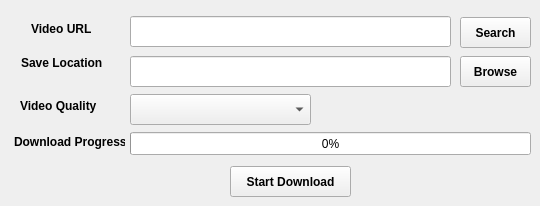
    <widget class="QWidget" name="tab_2">
     <attribute name="title">
      <string>Download Youtube Video</string>
     </attribute>
     <widget class="QLabel" name="label_4">
      <property name="geometry">
       <rect>
        <x>21</x>
        <y>53</y>
        <width>81</width>
        <height>20</height>
       </rect>
      </property>
      <property name="font">
       <font>
        <weight>75</weight>
        <bold>true</bold>
       </font>
      </property>
      <property name="text">
       <string>Save Location</string>
      </property>
     </widget>
     <widget class="QLineEdit" name="lineEdit_3">
      <property name="geometry">
       <rect>
        <x>130</x>
        <y>16</y>
        <width>321</width>
        <height>31</height>
       </rect>
      </property>
     </widget>
     <widget class="QProgressBar" name="progressBar_2">
      <property name="geometry">
       <rect>
        <x>130</x>
        <y>132</y>
        <width>401</width>
        <height>23</height>
       </rect>
      </property>
      <property name="value">
       <number>0</number>
      </property>
     </widget>
     <widget class="QLabel" name="label_5">
      <property name="geometry">
       <rect>
        <x>31</x>
        <y>19</y>
        <width>71</width>
        <height>20</height>
       </rect>
      </property>
      <property name="font">
       <font>
        <weight>75</weight>
        <bold>true</bold>
       </font>
      </property>
      <property name="text">
       <string>Video URL</string>
      </property>
     </widget>
     <widget class="QPushButton" name="pushButton_3">
      <property name="geometry">
       <rect>
        <x>460</x>
        <y>56</y>
        <width>71</width>
        <height>31</height>
       </rect>
      </property>
      <property name="font">
       <font>
        <weight>75</weight>
        <bold>true</bold>
       </font>
      </property>
      <property name="text">
       <string>Browse</string>
      </property>
     </widget>
     <widget class="QLabel" name="label_6">
      <property name="geometry">
       <rect>
        <x>14</x>
        <y>132</y>
        <width>111</width>
        <height>20</height>
       </rect>
      </property>
      <property name="font">
       <font>
        <weight>75</weight>
        <bold>true</bold>
       </font>
      </property>
      <property name="text">
       <string>Download Progress</string>
      </property>
     </widget>
     <widget class="QLineEdit" name="lineEdit_4">
      <property name="geometry">
       <rect>
        <x>130</x>
        <y>56</y>
        <width>321</width>
        <height>31</height>
       </rect>
      </property>
     </widget>
     <widget class="QPushButton" name="pushButton_4">
      <property name="geometry">
       <rect>
        <x>230</x>
        <y>166</y>
        <width>121</width>
        <height>31</height>
       </rect>
      </property>
      <property name="font">
       <font>
        <weight>75</weight>
        <bold>true</bold>
       </font>
      </property>
      <property name="text">
       <string>Start Download</string>
      </property>
     </widget>
     <widget class="QLabel" name="label_7">
      <property name="geometry">
       <rect>
        <x>20</x>
        <y>90</y>
        <width>81</width>
        <height>31</height>
       </rect>
      </property>
      <property name="font">
       <font>
        <weight>75</weight>
        <bold>true</bold>
       </font>
      </property>
      <property name="text">
       <string>Video Quality</string>
      </property>
     </widget>
     <widget class="QComboBox" name="comboBox">
      <property name="geometry">
       <rect>
        <x>130</x>
        <y>94</y>
        <width>181</width>
        <height>31</height>
       </rect>
      </property>
     </widget>
     <widget class="QPushButton" name="pushButton_7">
      <property name="geometry">
       <rect>
        <x>460</x>
        <y>17</y>
        <width>71</width>
        <height>31</height>
       </rect>
      </property>
      <property name="font">
       <font>
        <weight>75</weight>
        <bold>true</bold>
       </font>
      </property>
      <property name="text">
       <string>Search</string>
      </property>
     </widget>
    </widget>
